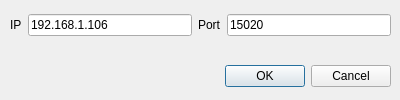
<?xml version="1.0" encoding="UTF-8"?>
<ui version="4.0">
 <class>Connexion</class>
 <widget class="QDialog" name="Connexion">
  <property name="geometry">
   <rect>
    <x>0</x>
    <y>0</y>
    <width>400</width>
    <height>100</height>
   </rect>
  </property>
  <property name="windowTitle">
   <string>Connexion</string>
  </property>
  <widget class="QDialogButtonBox" name="buttonBox">
   <property name="geometry">
    <rect>
     <x>10</x>
     <y>60</y>
     <width>381</width>
     <height>32</height>
    </rect>
   </property>
   <property name="orientation">
    <enum>Qt::Horizontal</enum>
   </property>
   <property name="standardButtons">
    <set>QDialogButtonBox::Cancel|QDialogButtonBox::Ok</set>
   </property>
  </widget>
  <widget class="QWidget" name="gridLayoutWidget">
   <property name="geometry">
    <rect>
     <x>10</x>
     <y>10</y>
     <width>381</width>
     <height>31</height>
    </rect>
   </property>
   <layout class="QGridLayout" name="gridLayout">
    <item row="0" column="2">
     <widget class="QLabel" name="label_port">
      <property name="text">
       <string>Port</string>
      </property>
     </widget>
    </item>
    <item row="0" column="1">
     <widget class="QLineEdit" name="lineEdit_address">
      <property name="text">
       <string>192.168.1.106</string>
      </property>
     </widget>
    </item>
    <item row="0" column="0">
     <widget class="QLabel" name="label_address">
      <property name="text">
       <string>IP</string>
      </property>
     </widget>
    </item>
    <item row="0" column="3">
     <widget class="QLineEdit" name="lineEdit_port">
      <property name="text">
       <string>15020</string>
      </property>
     </widget>
    </item>
   </layout>
  </widget>
 </widget>
 <resources/>
 <connections>
  <connection>
   <sender>buttonBox</sender>
   <signal>accepted()</signal>
   <receiver>Connexion</receiver>
   <slot>accept()</slot>
   <hints>
    <hint type="sourcelabel">
     <x>248</x>
     <y>254</y>
    </hint>
    <hint type="destinationlabel">
     <x>157</x>
     <y>274</y>
    </hint>
   </hints>
  </connection>
  <connection>
   <sender>buttonBox</sender>
   <signal>rejected()</signal>
   <receiver>Connexion</receiver>
   <slot>reject()</slot>
   <hints>
    <hint type="sourcelabel">
     <x>316</x>
     <y>260</y>
    </hint>
    <hint type="destinationlabel">
     <x>286</x>
     <y>274</y>
    </hint>
   </hints>
  </connection>
 </connections>
</ui>
